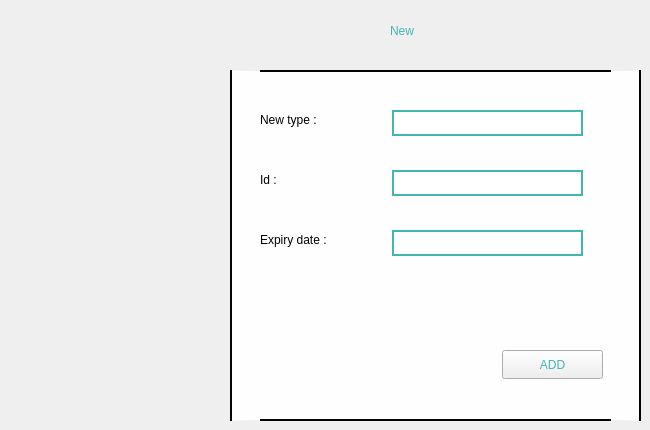
        <widget class="QWidget" name="newstock">
         <property name="styleSheet">
          <string notr="true">#NEW
{
font: 700 26pt &quot;Berlin Sans FB Demi&quot;;
color:#42b5b2;
}
#tab1
{
color:#42b5b2;
}
#box1
{
background-color:#fefeff;
border-radius:30px #040301;
	border: 2px solid #040301;
}
#type
{border:2px solid #42b5b2;
}
#Id
{border:2px solid #42b5b2;
}
#ExpiryDate
{
border:2px solid #42b5b2; 
}
#date
{
	
	font: 12pt &quot;Berlin Sans FB&quot;;
}
#idnew
{font: 12pt &quot;Berlin Sans FB&quot;;
}
#newtype
{font: 12pt &quot;Berlin Sans FB&quot;;
}
#ADD
{
color: #42b5b2; 
font: 15pt &quot;Berlin Sans FB&quot;;
}

</string>
         </property>
         <attribute name="title">
          <string>New</string>
         </attribute>
         <widget class="QWidget" name="box1" native="true">
          <property name="geometry">
           <rect>
            <x>230</x>
            <y>70</y>
            <width>411</width>
            <height>351</height>
           </rect>
          </property>
          <widget class="QPushButton" name="ADD">
           <property name="geometry">
            <rect>
             <x>272</x>
             <y>280</y>
             <width>101</width>
             <height>29</height>
            </rect>
           </property>
           <property name="text">
            <string>ADD</string>
           </property>
          </widget>
          <widget class="QLabel" name="newtype">
           <property name="geometry">
            <rect>
             <x>30</x>
             <y>40</y>
             <width>101</width>
             <height>20</height>
            </rect>
           </property>
           <property name="text">
            <string>New type :</string>
           </property>
          </widget>
          <widget class="QLabel" name="idnew">
           <property name="geometry">
            <rect>
             <x>30</x>
             <y>100</y>
             <width>63</width>
             <height>20</height>
            </rect>
           </property>
           <property name="text">
            <string>Id :</string>
           </property>
          </widget>
          <widget class="QLabel" name="date">
           <property name="geometry">
            <rect>
             <x>30</x>
             <y>160</y>
             <width>121</width>
             <height>20</height>
            </rect>
           </property>
           <property name="text">
            <string>Expiry date :</string>
           </property>
          </widget>
          <widget class="QLineEdit" name="Id">
           <property name="geometry">
            <rect>
             <x>162</x>
             <y>100</y>
             <width>191</width>
             <height>26</height>
            </rect>
           </property>
          </widget>
          <widget class="QLineEdit" name="type">
           <property name="geometry">
            <rect>
             <x>162</x>
             <y>40</y>
             <width>191</width>
             <height>26</height>
            </rect>
           </property>
          </widget>
          <widget class="QLineEdit" name="ExpiryDate">
           <property name="geometry">
            <rect>
             <x>162</x>
             <y>160</y>
             <width>191</width>
             <height>26</height>
            </rect>
           </property>
          </widget>
         </widget>
         <widget class="QLabel" name="NEW">
          <property name="geometry">
           <rect>
            <x>390</x>
            <y>0</y>
            <width>101</width>
            <height>61</height>
           </rect>
          </property>
          <property name="text">
           <string>New</string>
          </property>
         </widget>
        </widget>
